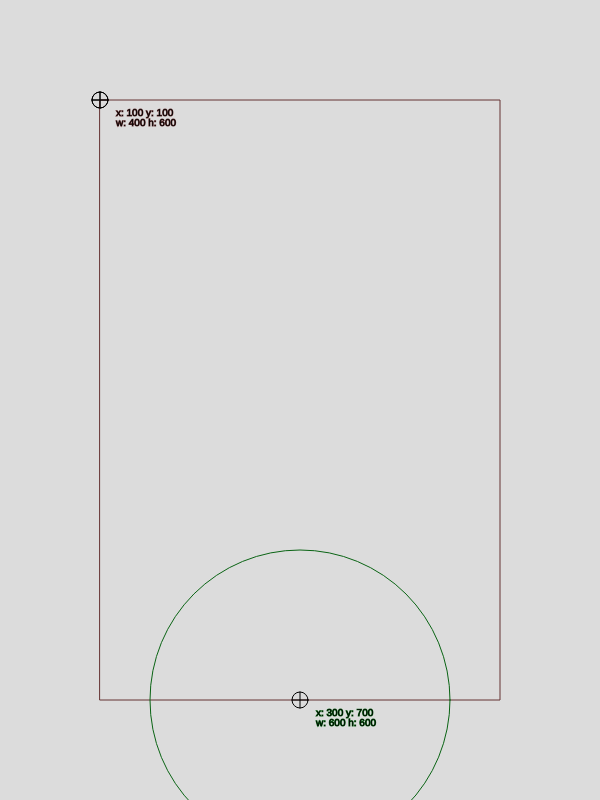
Frame 1 (no input)
Frame 60 (no input): identical to frame 1, image omitted
Frame 120 (the mouse pressed at the canvas centre since frame 60): identical to frame 1, image omitted

The p5.js sketch that drew this single still picture (run headless with seeded random() and noise() and a simulated clock; from frame 60 on, the mouse is pressed at the canvas centre):

// p5.js sketch
// ── sketch.js
let drawAnchors = true
let drawSize = true
let drawPosition = true
let screenWidth = 600
let screenHeight = 800
let viewportWidth = 400
let viewportHeight = 600
let viewport
let planet

function setup() {
  createCanvas(screenWidth, screenHeight)
  
  viewport = new Rectangle(100, 100, viewportWidth, viewportHeight)
  planet = new Circle(300, 700, 300)
  mountain = new Triangle(100, 100, 150, 150, 100, 150)
}

function draw() {
  background(220)
  
  
  viewport.draw(color(100,50,50))
  planet.draw(color(10,100,20))
  mountain.draw(color(10,10,100))
}

class Shape2D {
  constructor(x, y, w, h, e1, e2) {
    this.x = x
    this.y = y
    this.w = w
    this.h = h
  }
  
  draw() {
    if (drawAnchors) {
      strokeWeight(1)
      stroke(color(0, 0, 0))
      noFill()
      ellipse(this.x, this.y, 16)
      line(this.x - 8, this.y, this.x + 8, this.y)
      line(this.x, this.y - 8, this.x, this.y + 8)
    }
  }
}


class Rectangle extends Shape2D {
  constructor(x,y,w,h) {
    super(x, y, w, h)
    this.x = x
    this.y = y
    this.w = w
    this.h = h
  }
  
  draw(strokeColor, fillColor) {
    super.draw()
    blendMode(SCREEN)
    if (strokeColor !== undefined) {
      strokeWeight(1)
      stroke(strokeColor)
    } else {
      noStroke()
    }
    
    if (fillColor !== undefined) {
      fill(fillColor)
    } else {
      noFill()
    }

    blendMode(BLEND)
    
    rect(this.x, this.y, this.w, this.h)
    
    let drawTexts = []
    
    if (drawPosition) {
      drawTexts.push(`x: ${this.x} y: ${this.y}`)
    }
    
    if (drawSize) {
      drawTexts.push(`w: ${this.w} h: ${this.h}`)
    }
    
    if (drawTexts.length) {
      textSize(10)
      fill(color(0,0,0))
      for (let i = 0; i < drawTexts.length; i++) {
        text(drawTexts[i], this.x + 16, this.y + 16 + i * 10)
      }
    }
  }
}

class Circle extends Shape2D {
  constructor(x, y, r) {
    super(x, y, r*2, r*2)
    this.x = x
    this.y = y
    this.r = r
  }
  
  draw(strokeColor, fillColor) {
    super.draw()
    ellipseMode(CENTER);
    if (strokeColor !== undefined) {
      strokeWeight(1)
      stroke(strokeColor)
    } else {
      noStroke()
    }
    
    if (fillColor !== undefined) {      
      fill(255);
    } else {
      noFill();
    }
    
    
    blendMode(BLEND)
    
    ellipse(
      this.x,
      this.y,
      this.r
    )
    
   let drawTexts = []
    
    if (drawPosition) {
      drawTexts.push(`x: ${this.x} y: ${this.y}`)
    }
    
    if (drawSize) {
      drawTexts.push(`w: ${this.w} h: ${this.h}`)
    }
    
    if (drawTexts.length) {
      textSize(10)
      fill(color(0,0,0))
      for (let i = 0; i < drawTexts.length; i++) {
        text(drawTexts[i], this.x + 16, this.y + 16 + i * 10)
      }
    }
  }
}

class Triangle extends Shape2D {
  constructor(x1, y1, x2, y2, x3, y3) {
    super(x1, y1)
    this.x = x1
  }
  
  draw() {
    super.draw()
    
    triangle()
  }
}
